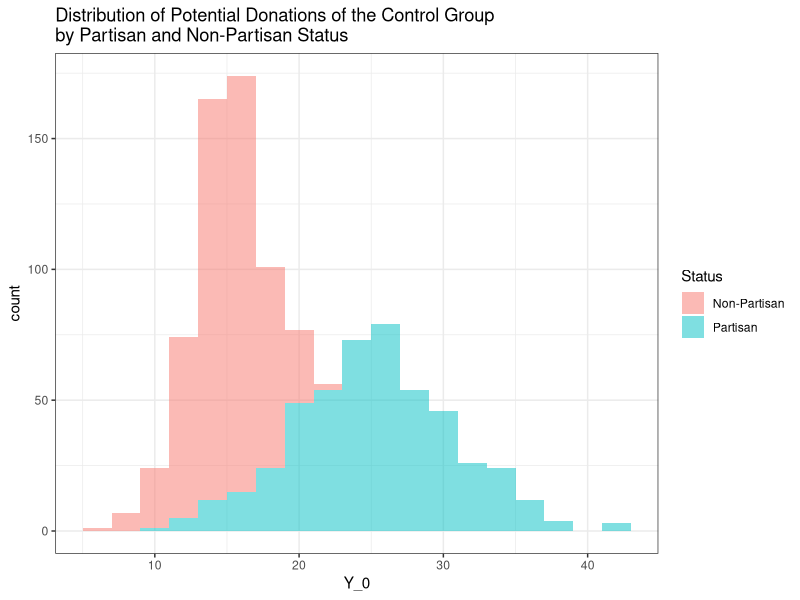
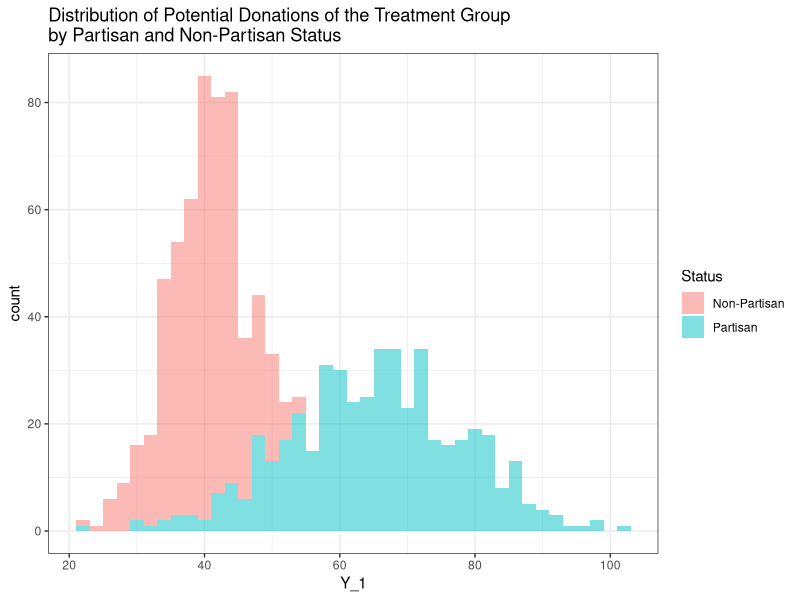
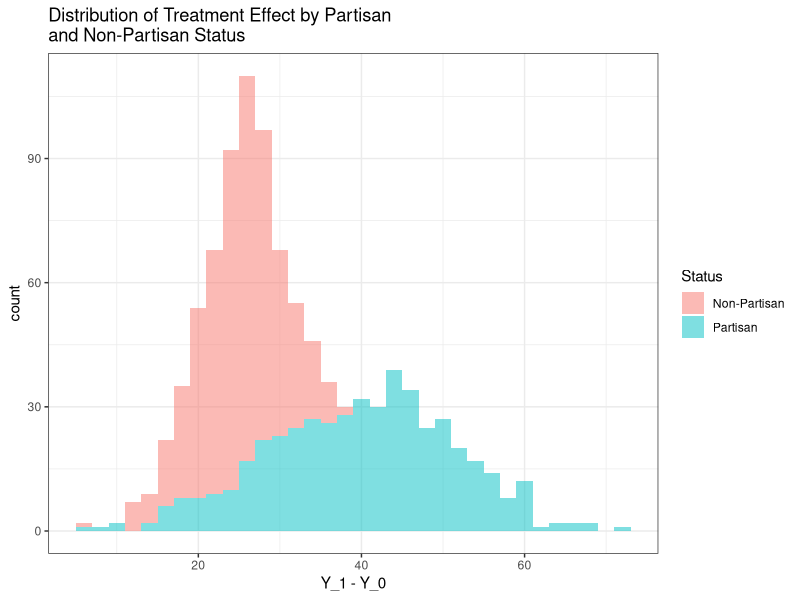

These charts were generated, in order, by the following R code:
## ---- chunk 1

# don't include because simply setup

knitr::opts_chunk$set(echo = TRUE)
library(tidyverse)
library(readr)
## ---- chunk 2

# PLAYER 1

# set the number of shots taken in each iteration and the number of total trial
# iterations

reps = 100
trials = 1000


# define the probabilities of taking a two pointer or a three pointer for player 1

p_1_2pt <- .7
p_1_3pt <- .3

# define the probability of making a two pointer or three pointer for player 1

p_1_score_2pt <- .48
p_1_score_3pt <- .41

# initialize vectors to store the total points and the shot type

points <- rep(NA, 100)
shot_type <- rep(NA, 100)

# simulate shot type for 100 repetitions based on the probabilities of player
# attempting a two pointer or a three pointer

shot_type <- sample(c("two-point", "three-point"), size = 100, replace = TRUE, prob = c(p_1_2pt, p_1_3pt))

# initialize vectors to store the total number of points scored in each of the
# iterations and the points scored per shot in each iteration

all_points_per_shot <- rep(NA, 1000)
all_points_p1 <- rep(NA, 1000)

# create a for loop that for each of the trials, simulates 100 shots in which
# for each shot it takes a random draw from a binomial distribution with the
# approporiate probability, given that the shot is a two-pointer or a
# three-pointer, multiplies it by the points if they make the shot, and adds the
# simulated points to a vector of points for every attempt. For each trial of
# 100 shots, the for loop also adds the sum of the total number of points scored
# and the points per shot to two vectors storing this information for all 1000
# trials.

for (m in 1: trials){
  for (i in 1:reps){
    if(shot_type[i] == "two-point"){
      points[i] <- 2 * rbinom(1,1, p_1_score_2pt)
    }
    else if(shot_type[i] == "three-point"){
      points[i] <- 3 * rbinom(1,1,p_1_score_3pt)
    }
  }
all_points_p1[m] = sum(points)
all_points_per_shot[m] = sum(points)/reps
}

# calculate statistics of the distribution

avg_points_per_shot_100_p1 <- sum(all_points_per_shot)/trials
avg_points_per_shot_100_p1_confidence <- quantile(all_points_per_shot, c(.025, .975))
mean_total_points_p1 <- mean(all_points_p1)
p1_confidence_100 <- quantile(all_points_per_shot, c(.025, .975))
points_confidence_p1 <- quantile(all_points_p1, c(.025, .975))


## ---- chunk 3

# set the number of shots taken in each iteration and the number of total trial
# iterations

reps = 100
trials = 1000

# define the probabilities of taking a two pointer or a three pointer for player 2

p_2_2pt <- 0
p_2_3pt <- 1

# define the probabilit of making a two pointer or three pointer for player 2
p_2_score_3pt <- NA
p_2_score_3pt <- .4

# initialize vectors to store the total points and the shot type

points <- rep(NA, 100)
shot_type <- rep(NA, 100)

# simulate shot type for 100 repetitions based on the probabilities of player
# attempting a two pointer or a three pointer

shot_type <- sample(c("two-point", "three-point"), size = 100, replace = TRUE, prob = c(p_2_2pt, p_2_3pt))

# initialize vectors to store the total number of points scored in each of the
# iterations and the points scored per shot in each iteration

all_points_p2 <- rep(NA, 1000)
all_points_per_shot_2 <- rep(NA, 1000)

# run the same for loop for player 2

for (m in 1: trials){
  for (i in 1:reps){
    if(shot_type[i] == "two-point"){
      points[i] <- 2 * rbinom(1,1, p_2_score_2pt)
    }
    else if(shot_type[i] == "three-point"){
      points[i] <- 3 * rbinom(1,1,p_2_score_3pt)
    }
  }
all_points_p2[m] = sum(points)  
all_points_per_shot_2[m] = sum(points)/reps
}

# calculate statistics of the distribution

points_confidence_p2 <- quantile(all_points_p2, c(.025, .975))
mean_total_points_p2 <- mean(all_points_p2)
all_points_p2 <- quantile(all_points_p2, c(.025, .975))
player_2_confidence_100 <- quantile(all_points_per_shot_2, c(.025, .975))
avg_points_per_shot_100_p2 <- sum(all_points_per_shot_2)/trials
## ---- chunk 4

# PLAYER 1

# set the number of shots taken in each iteration and the number of total trial
# iterations

reps = 1000
trials = 1000

# define the probabilities of taking a two pointer or a three pointer for player 1

p_1_2pt <- .7
p_1_3pt <- .3

# define the probabilit of making a two pointer or three pointer for player 1

p_1_score_2pt <- .48
p_1_score_3pt <- .41

# initialize vectors to store the total points and the shot type

points <- rep(NA, 100)
shot_type <- rep(NA, 100)

# simulate shot type for 100 repetitions based on the probabilities of player
# attempting a two pointer or a three pointer

shot_type <- sample(c("two-point", "three-point"), size = 1000, replace = TRUE, prob = c(p_1_2pt, p_1_3pt))

# initialize vectors to store the total number of points scored in each of the
# iterations and the points scored per shot in each iteration

all_points_per_shot <- rep(NA, 1000)
all_points_p1 <- rep(NA, 1000)

# create a for loop that for each of the trials, simulates 100 shots in which
# for each shot it takes a random draw from a binomial distribution with the
# approporiate probability, given that the shot is a two-pointer or a
# three-pointer, multiplies it by the points if they make the shot, and adds the
# simulated points to a vector of points for every attempt. For each trial of
# 100 shots, the for loop also adds the sum of the total number of points scored
# and the points per shot to two vectors storing this information for all 1000
# trials.

for (m in 1: trials){
  for (i in 1:reps){
    if(shot_type[i] == "two-point"){
      points[i] <- 2 * rbinom(1,1, p_1_score_2pt)
    }
    else if(shot_type[i] == "three-point"){
      points[i] <- 3 * rbinom(1,1,p_1_score_3pt)
    }
  }
all_points_p1[m] = sum(points)
all_points_per_shot[m] = sum(points)/reps
}

# calculate statistics of the distribution

avg_points_per_shot_1000_p1 <- sum(all_points_per_shot)/trials
mean_total_points_p1_1000 <- mean(all_points_p1)
avg_points_per_shot_1000_p1_confidence <- quantile(all_points_per_shot, c(.025, .975))
points_confidence_p1_1000 <- quantile(all_points_p1, c(.025, .975))


## ---- chunk 5

# don't include because just calculations

# set the number of shots taken in each iteration and the number of total trial
# iterations

reps = 1000
trials = 1000

# define the probabilities of taking a two pointer or a three pointer for player 2

p_2_2pt <- 0
p_2_3pt <- 1

# define the probabilit of making a two pointer or three pointer for player 2
p_2_score_3pt <- NA
p_2_score_3pt <- .4

# initialize vectors to store the total points and the shot type

points <- rep(NA, 100)
shot_type <- rep(NA, 100)

# simulate shot type for 100 repetitions based on the probabilities of player
# attempting a two pointer or a three pointer

shot_type <- sample(c("two-point", "three-point"), size = 1000, replace = TRUE, prob = c(p_2_2pt, p_2_3pt))

# initialize vectors to store the total number of points scored in each of the
# iterations and the points scored per shot in each iteration

all_points_p2 <- rep(NA, 1000)
all_points_per_shot_2 <- rep(NA, 1000)

# run the same for loop for player 2

for (m in 1: trials){
  for (i in 1:reps){
    if(shot_type[i] == "two-point"){
      points[i] <- 2 * rbinom(1,1, p_2_score_2pt)
    }
    else if(shot_type[i] == "three-point"){
      points[i] <- 3 * rbinom(1,1,p_2_score_3pt)
    }
  }
all_points_p2[m] = sum(points)  
all_points_per_shot_2[m] = sum(points)/reps
}

# calculate statistics of the distribution

points_confidence_p2_1000 <- quantile(all_points_p2, c(.025, .975))
mean_total_points_p2_1000 <- mean(all_points_p2)
all_points_p2_1000 <- quantile(all_points_p2, c(.025, .975))
player_2_confidence_1000 <- quantile(all_points_per_shot_2, c(.025, .975))
avg_points_per_shot_1000_p2 <- sum(all_points_per_shot_2)/trials
## ---- chunk 6

# don't import because just data import

po_godmode <- read_csv("po_godmode.csv")
gov_data <- po_godmode

## ---- chunk 7

# make histograms of distribution of potential donations of the control group by
# partisan and non-partisan status

gov_data %>%
  ggplot(aes(x = Y_0, fill = factor(X))) +
  geom_histogram(alpha = .5, binwidth = 2) +
  ggtitle("Distribution of Potential Donations of the Control Group\nby Partisan and Non-Partisan Status ") +
  scale_fill_discrete(name = "Status", labels = c("Non-Partisan", "Partisan")) +
  theme_bw()

## ---- chunk 8

# make histograms of distribution of potential donations of the treatment group by
# partisan and non-partisan status

gov_data %>%
  ggplot(aes(x = Y_1, fill = factor(X))) +
  geom_histogram(alpha = .5, binwidth = 2)+
  ggtitle("Distribution of Potential Donations of the Treatment Group\nby Partisan and Non-Partisan Status ") +
  scale_fill_discrete(name = "Status", labels = c("Non-Partisan", "Partisan")) +
  theme_bw()

## ---- chunk 9

# make histograms of distribution the treatment effect by partisan and
# non-partisan status

gov_data %>%
  ggplot(aes(x = Y_1-Y_0, fill = factor(X))) +
  geom_histogram(alpha = .5, binwidth = 2)+
  ggtitle("Distribution of Treatment Effect by Partisan\nand Non-Partisan Status ") +
  scale_fill_discrete(name = "Status", labels = c("Non-Partisan", "Partisan")) +
  theme_bw()

## ---- chunk 10

# don't include because just calculations
# calculate the number of partisans and non-partisans and their relative
# percentages in the populations

n_partisan = sum(gov_data$X)
n_non_partisan = nrow(gov_data) - n_partisan
p_partisan = n_partisan/nrow(gov_data)
p_non_partisan = n_non_partisan/nrow(gov_data)
  

## ---- chunk 11

# initialize a vector equal to the length of gov_data to hold the treatment assignments

di = rep(NA, nrow(gov_data))


# for each row in the gov_data dataset, if X_i = 1 and the individual is
# partisan, assign a treatment effect for the individual to the vector di by
# making a random draw from the bernoulli distribution with probability yes of
# .75. Otherwise, if X_i = 0, assign a treatment effect for the individual to
# the vector di by making a random draw from the bernoulli distribution with
# probability yes of .1

for (i in 1:nrow(gov_data)){
  if (gov_data$X[i] == 1){
    di[i] = rbernoulli(1, .75)
  }
  else if (gov_data$X[i] == 0){
    di[i] = rbernoulli(1, .1)
  }
}

# Modify the gov_data dataset to add the di vector as a new column. Calculate
# the treatment effect, treatment effect for the treated, and treatment effect
# for the control. To distinguish between treatment and control, multiply by the
# treatment dummy variable.

gov_data_2 <- gov_data %>%
  mutate(di = di,
         TE = Y_1 - Y_0,
         TT = di * (Y_1 - Y_0),
         TC = (1-di) * (Y_1 - Y_0))


# modify the di column so that 0 values are matched to NA so that they do not
# affect the averages of the treatment effects.

gov_data_2$TT[di == FALSE] <- NA
gov_data_2$TC[di == TRUE] <- NA

# calculate the means of the ATE, ATC, AND ATT

ATE = mean(gov_data_2$TE)
ATT = mean(gov_data_2$TT, na.rm = TRUE)
ATC = mean(gov_data_2$TC, na.rm = TRUE)


